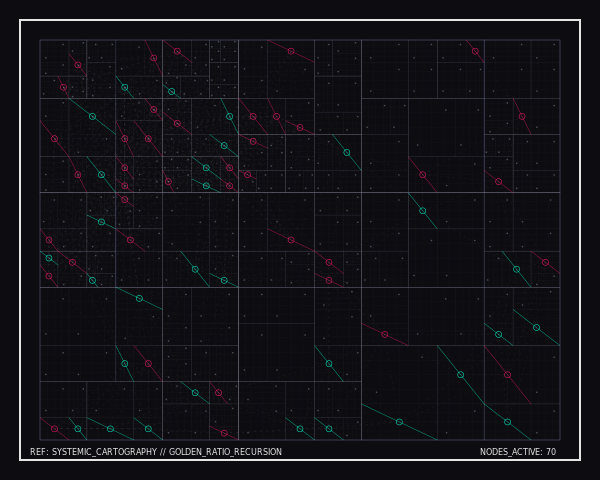

Python code for this plot:
import cairo
import math
import random

# Setup
width, height = 600, 480
surface = cairo.ImageSurface(cairo.FORMAT_ARGB32, width, height)
ctx = cairo.Context(surface)

# Background - Deep Charcoal / Indigo
ctx.set_source_rgb(0.05, 0.05, 0.07)
ctx.paint()

PHI = (1 + math.sqrt(5)) / 2
INV_PHI = 1 / PHI

# Storage for node connections to create the "mapping" feel
nodes = []

def draw_glpyh(x, y, size, style):
    """Draws a functional data-marker at a specific coordinate."""
    ctx.set_line_width(0.5)
    if style == "cross":
        ctx.move_to(x - size, y)
        ctx.line_to(x + size, y)
        ctx.move_to(x, y - size)
        ctx.line_to(x, y + size)
    elif style == "circle":
        ctx.arc(x, y, size, 0, 2 * math.pi)
    elif style == "dot":
        ctx.arc(x, y, 0.8, 0, 2 * math.pi)
        ctx.fill()
    ctx.stroke()

def draw_grid_unit(x, y, w, h, depth):
    """Fills a subdivision with systemic cartographic details."""
    
    # Draw ultra-fine grid (Hairlines)
    ctx.set_source_rgba(0.4, 0.4, 0.5, 0.2)
    ctx.set_line_width(0.15)
    
    steps = 4
    for i in range(steps + 1):
        # Vertical lines
        lx = x + (i / steps) * w
        ctx.move_to(lx, y)
        ctx.line_to(lx, y + h)
        # Horizontal lines
        ly = y + (i / steps) * h
        ctx.move_to(x, ly)
        ctx.line_to(x + w, ly)
    ctx.stroke()

    # Probability-based "Data Hub" identification
    is_hub = random.random() > 0.7 and depth > 3
    
    if is_hub:
        # Accent Color (Fluorescent Cyan or Magenta)
        if random.random() > 0.5:
            ctx.set_source_rgb(0.0, 1.0, 0.8) # Cyan
        else:
            ctx.set_source_rgb(1.0, 0.1, 0.4) # Magenta
        
        # Central Marker
        draw_glpyh(x + w/2, y + h/2, 3, "circle")
        
        # Diagonal Vector paths
        ctx.set_line_width(0.3)
        ctx.move_to(x, y)
        ctx.line_to(x + w, y + h)
        ctx.stroke()
        
        # Record node for later interconnectivity
        nodes.append((x + w/2, y + h/2))
    else:
        # Subtle "topographic" scatter
        ctx.set_source_rgba(0.7, 0.7, 0.8, 0.4)
        if w > 10:
            draw_glpyh(x + w * 0.2, y + h * 0.8, 1, "dot")
            draw_glpyh(x + w * 0.8, y + h * 0.2, 1, "dot")

def subdivide(x, y, w, h, depth, max_depth):
    if depth >= max_depth:
        draw_grid_unit(x, y, w, h, depth)
        return

    # Draw the boundary of the current subdivision
    ctx.set_source_rgba(0.5, 0.5, 0.6, 0.15)
    ctx.set_line_width(0.4)
    ctx.rectangle(x, y, w, h)
    ctx.stroke()

    # Determine split direction based on aspect ratio
    # Applying PHI-based subdivision
    if w > h:
        split = w * INV_PHI
        # Randomly flip the split side to create "data-informed asymmetry"
        if random.random() > 0.5:
            subdivide(x, y, split, h, depth + 1, max_depth)
            subdivide(x + split, y, w - split, h, depth + 1, max_depth)
        else:
            subdivide(x, y, w - split, h, depth + 1, max_depth)
            subdivide(x + (w - split), y, split, h, depth + 1, max_depth)
    else:
        split = h * INV_PHI
        if random.random() > 0.5:
            subdivide(x, y, w, split, depth + 1, max_depth)
            subdivide(x, y + split, w, h - split, depth + 1, max_depth)
        else:
            subdivide(x, y, w, h - split, depth + 1, max_depth)
            subdivide(x, y + (h - split), w, split, depth + 1, max_depth)

# Initial execution
subdivide(40, 40, width - 80, height - 80, 0, 8)

# Post-processing: Node-and-link architecture
# Connect nearby hubs with structural vectors
ctx.set_line_width(0.2)
ctx.set_dash([2, 4]) # Dashed lines for "inferred" connections
for i, (x1, y1) in enumerate(nodes):
    for x2, y2 in nodes[i+1:]:
        dist = math.sqrt((x1-x2)**2 + (y1-y2)**2)
        if dist < 120:
            ctx.set_source_rgba(1, 1, 1, 0.15)
            ctx.move_to(x1, y1)
            ctx.line_to(x2, y2)
            ctx.stroke()

# Final border to ground the composition
ctx.set_dash([])
ctx.set_line_width(2)
ctx.set_source_rgb(0.9, 0.9, 0.9)
ctx.rectangle(20, 20, width - 40, height - 40)
ctx.stroke()

# Tiny technical labels (Swiss Style)
ctx.select_font_face("sans-serif", cairo.FONT_SLANT_NORMAL, cairo.FONT_WEIGHT_NORMAL)
ctx.set_font_size(8)
ctx.move_to(30, height - 25)
ctx.show_text("REF: SYSTEMIC_CARTOGRAPHY // GOLDEN_RATIO_RECURSION")
ctx.move_to(width - 120, height - 25)
ctx.show_text(f"NODES_ACTIVE: {len(nodes)}")
